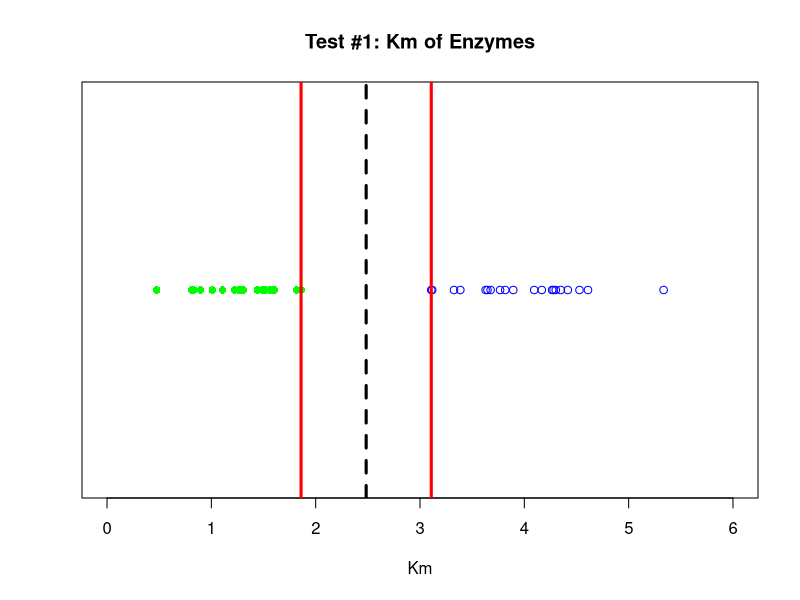

This figure's R source: (Note: this script raises an error after producing the figure.)
## ---- chunk 1
# Load Libraries
Libraries <- c("knitr", "graphics", "e1071")
for (p in Libraries) { 
    library(p, character.only = TRUE)
}
opts_chunk$set(cache = TRUE, fig.align = "center")
## ---- chunk 2
set.seed(1000)
x1 = rnorm(20, mean = 1.5, sd = 0.5)
x1_max = max(x1)
x2 = rnorm(20, mean = 4, sd = 0.5)
x2_min = min(x2)
midpt = (x2_min - x1_max)/2 + x1_max
y = rep(1, 20)

stripchart(x = x1,
           main = "Test #1: Km of Enzymes",
           xlab = "Km",
           xlim = c(0, 6),
           pch = 16,
           col = "green")
points(x = x2, y, col = "blue")
abline(v = x1_max, col = "red", lwd = 3)
abline(v = midpt, col = "black", lwd = 3, lty = 2)
abline(v = x2_min, col = "red", lwd = 3)
## ---- chunk 3
include_graphics("../00-data/10-images/vapnick_svm_paper_diagram.png")
## ---- chunk 4
include_graphics("../00-data/10-images/p-values_schematic.jpg")
## ---- chunk 5
set.seed(1000)
x1 = rnorm(20, mean = 1.9, sd = 0.5)
x2 = rnorm(20, mean = 3.25, sd = 0.75)
y = rep(1,20)

stripchart(x = x1,
     main = "Test #2: Km of Enzymes",
     xlab = "Km",
     xlim = c(0, 6),
     pch = 16,
     col = "green")
points(x = x2, y, col = "blue")
abline(v = x1_max, col = "red", lwd = 3)
abline(v = midpt, col = "black", lty = 2, lwd = 3)
abline(v = x2_min, col = "red", lwd = 3)
## ---- chunk 6
include_graphics("../00-data/10-images/SVM_optimize_2.png")
## ---- chunk 7
set.seed(1000)

x <- c(rnorm(10, mean = 4, sd = 0.1), rnorm(10, mean = 2, sd = 0.1))
y <- c(rnorm(10, mean = 4, sd = 0.1), rnorm(10, mean = 2, sd = 0.1))
z <- c(rep( 1, 10), rep(-1, 10))
data_svm <- data.frame("x" = x, "y" = y, "z" = as.factor(z))
 
svm_model_1 <- svm(z ~ .,
                   data = data_svm,
                   kernel = "linear",
                   cost = 10,
                   scale = FALSE)

plot(svm_model_1,
     data = data_svm)
## ---- chunk 8
xi <- seq(-5, 5, 0.1)
yi <- seq(-5, 5, 0.1)
par(mfrow = c(1, 4))

plot(x = xi, y = 0.2 * yi,
xlim = c(-5, 5),
ylim = c(-1, 1),
type = "l",
col = "blue",
main = "Linear Case",
ylab = "y", xlab = "x")

plot(x = xi, y = 0.05*xi^2,
xlim = c(-5, 5),
ylim = c(-1, 1),
type = "l",
col = "blue",
main = "Polynomial, d=2",
ylab = "y", xlab = "x")

plot(x = xi, y = exp(-0.4*xi^2),
xlim = c(-5, 5),
ylim = c(-1, 1),
type = "l",
col = "blue",
main = "RBF Case",
ylab = "y", xlab = "x")

plot(x = xi, y = tanh(xi),
xlim = c(-5, 5),
ylim = c(-1, 1),
type = "l",
col = "blue",
main = "Tanh Case",
ylab = "y", xlab = "x")
## ---- chunk 9
include_graphics("../00-data/10-images/vapnick_svm_paper_diagram.png")
## ---- chunk 10
include_graphics("../00-data/10-images/svm.geometric.margin.png")
## ---- chunk 11
include_graphics("../00-data/10-images/soft.margin.svm.png")
